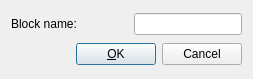
<ui version="4.0" >
 <class>QG_BlockDialog</class>
 <widget class="QDialog" name="QG_BlockDialog" >
  <property name="geometry" >
   <rect>
    <x>0</x>
    <y>0</y>
    <width>253</width>
    <height>79</height>
   </rect>
  </property>
  <property name="baseSize" >
   <size>
    <width>0</width>
    <height>0</height>
   </size>
  </property>
  <property name="windowTitle" >
   <string>Block Settings</string>
  </property>
  <property name="sizeGripEnabled" >
   <bool>false</bool>
  </property>
  <layout class="QVBoxLayout" >
   <property name="spacing" >
    <number>6</number>
   </property>
   <property name="leftMargin" >
    <number>11</number>
   </property>
   <property name="topMargin" >
    <number>11</number>
   </property>
   <property name="rightMargin" >
    <number>11</number>
   </property>
   <property name="bottomMargin" >
    <number>11</number>
   </property>
   <item>
    <layout class="QHBoxLayout" >
     <property name="spacing" >
      <number>6</number>
     </property>
     <property name="leftMargin" >
      <number>0</number>
     </property>
     <property name="topMargin" >
      <number>0</number>
     </property>
     <property name="rightMargin" >
      <number>0</number>
     </property>
     <property name="bottomMargin" >
      <number>0</number>
     </property>
     <item>
      <widget class="QLabel" name="lName" >
       <property name="frameShape" >
        <enum>QFrame::NoFrame</enum>
       </property>
       <property name="frameShadow" >
        <enum>QFrame::Plain</enum>
       </property>
       <property name="text" >
        <string>Block name:</string>
       </property>
      </widget>
     </item>
     <item>
      <spacer>
       <property name="orientation" >
        <enum>Qt::Horizontal</enum>
       </property>
       <property name="sizeType" >
        <enum>QSizePolicy::Expanding</enum>
       </property>
       <property name="sizeHint" >
        <size>
         <width>29</width>
         <height>21</height>
        </size>
       </property>
      </spacer>
     </item>
     <item>
      <widget class="QLineEdit" name="leName" >
       <property name="text" >
        <string/>
       </property>
      </widget>
     </item>
    </layout>
   </item>
   <item>
    <layout class="QHBoxLayout" >
     <property name="spacing" >
      <number>6</number>
     </property>
     <property name="leftMargin" >
      <number>0</number>
     </property>
     <property name="topMargin" >
      <number>0</number>
     </property>
     <property name="rightMargin" >
      <number>0</number>
     </property>
     <property name="bottomMargin" >
      <number>0</number>
     </property>
     <item>
      <spacer>
       <property name="orientation" >
        <enum>Qt::Horizontal</enum>
       </property>
       <property name="sizeType" >
        <enum>QSizePolicy::Expanding</enum>
       </property>
       <property name="sizeHint" >
        <size>
         <width>79</width>
         <height>20</height>
        </size>
       </property>
      </spacer>
     </item>
     <item>
      <widget class="QPushButton" name="bOk" >
       <property name="text" >
        <string>&amp;OK</string>
       </property>
       <property name="shortcut" >
        <string>Alt+O</string>
       </property>
       <property name="autoDefault" >
        <bool>true</bool>
       </property>
       <property name="default" >
        <bool>true</bool>
       </property>
      </widget>
     </item>
     <item>
      <widget class="QPushButton" name="bCancel" >
       <property name="text" >
        <string>Cancel</string>
       </property>
       <property name="shortcut" >
        <string>Esc</string>
       </property>
       <property name="autoDefault" >
        <bool>true</bool>
       </property>
      </widget>
     </item>
    </layout>
   </item>
  </layout>
 </widget>
 <layoutdefault spacing="6" margin="11" />
 <pixmapfunction>qPixmapFromMimeSource</pixmapfunction>
 <includes>
  <include location="local" >rs_blocklist.h</include>
  <include location="local" >rs.h</include>
  <include location="local" >rs_block.h</include>
 </includes>
 <resources/>
 <connections>
  <connection>
   <sender>bOk</sender>
   <signal>clicked()</signal>
   <receiver>QG_BlockDialog</receiver>
   <slot>accept()</slot>
   <hints>
    <hint type="sourcelabel" >
     <x>106</x>
     <y>54</y>
    </hint>
    <hint type="destinationlabel" >
     <x>126</x>
     <y>39</y>
    </hint>
   </hints>
  </connection>
  <connection>
   <sender>bCancel</sender>
   <signal>clicked()</signal>
   <receiver>QG_BlockDialog</receiver>
   <slot>reject()</slot>
   <hints>
    <hint type="sourcelabel" >
     <x>197</x>
     <y>54</y>
    </hint>
    <hint type="destinationlabel" >
     <x>126</x>
     <y>39</y>
    </hint>
   </hints>
  </connection>
 </connections>
</ui>
